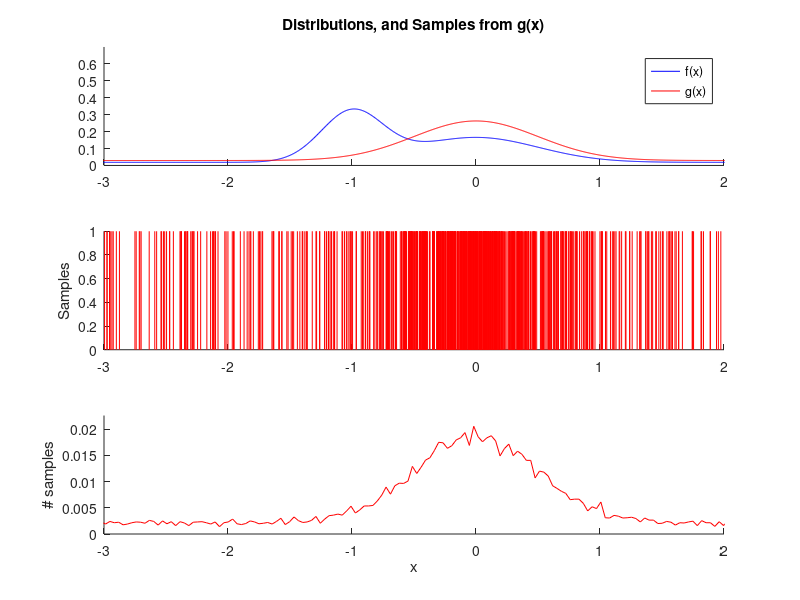
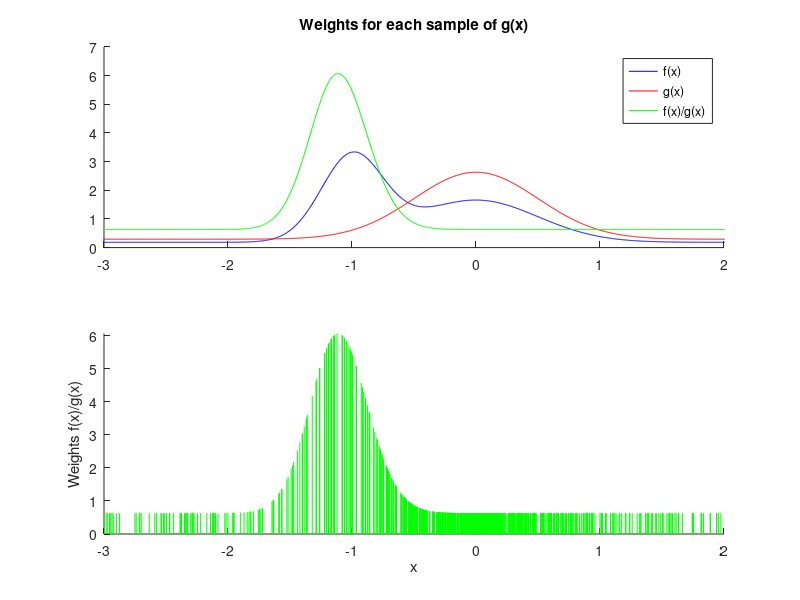
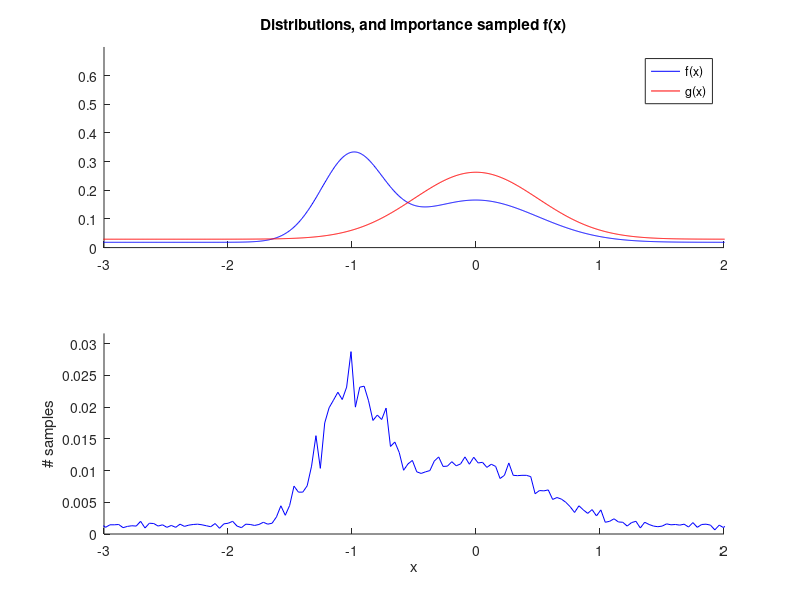

Recreate these plots in MATLAB, in order.
%% Importance Sampling graphic
clear;
clc;
%% Generate two interesting distributions

% First distribution
L=5;
mu = 0; % mean (mu)
S = 0.5;% covariance (Sigma)
x = [mu-L*sqrt(S):0.005:mu+L*sqrt(S)]; % x points
gx = normpdf(x,mu,S); % p(x)
gx = gx + 0.1; % Add uniform base probability
gx = gx/sum(gx); % Normalize
Gx = cumsum(gx);

% Second distribution
mu1 = -1;
S1 = .25;
fx1 = normpdf(x,mu1,S1);
mu2 = -0;
S2 = 0.5;
fx2 = normpdf(x,mu2,S2);
fx = fx1+fx2 + 0.1; % Form f(x)
fx = fx/sum(fx); % Normalize
Fx = cumsum(fx);

%% Importance Sampling

% Number of particles
M = 20000;

% Sampling g(x)
draw = rand(1,M);
for m=1:M
    indP(m) = find(Gx>=draw(m),1);
    xP(m) = x(indP(m));
end
xPind = hist(indP,M);


% Weighting f(x)/g(x)
for m=1:M
    pgx(m) = gx(find(x>=xP(m),1));
    pfx(m) = fx(find(x>=xP(m),1));
    wx(m) = pfx(m)/pgx(m);
end

%Resampling
WX = cumsum(wx);
WX = WX/max(WX);

draw = rand(1,M);
for m=1:M
    indPnew(m) = find(WX>=draw(m),1);
    xPnew(m) = xP(indPnew(m));
end
xPindnew = hist(indPnew,M);

%% Plotting

% Plot of both distributions, and initial sample of g(x)
figure(1);clf;
% f(x) and g(x)
subplot(3,1,1); hold on;
plot(x,fx/0.01,'b');
plot(x,gx/0.01,'r');
title('Distributions, and Samples from g(x)')
legend('f(x)', 'g(x)')
axis([-3 2 0 0.7])
% Actual samples plotted as bars, solidity represents density
subplot(3,1,2); hold on;
for m=1:25:M
    plot([xP(m);xP(m)],[0 1],'r')
end
ylabel('Samples');
axis([-3 2 0 1])
% Histogram of samples into 200 bins
subplot(3,1,3); hold on;
[xPH,xH] = hist(xP,200);
plot(xH,xPH./M,'r');
xlabel('x');
ylabel('# samples');
axis([-3 2 0 1.1*max(xPH./M)])

% Weights for each sample
figure(2);clf;
subplot(2,1,1); hold on;
plot(x,fx/0.001,'b');
plot(x,gx/0.001,'r');
plot(x,fx./gx,'g');
title('Weights for each sample of g(x)')
legend('f(x)', 'g(x)','f(x)/g(x)')
axis([-3 2 0 7])
subplot(2,1,2); hold on;
for m=1:25:M
    plot([xP(m);xP(m)],[0 wx(m)],'g')
end
xlabel('x')
ylabel('Weights f(x)/g(x)')
axis([-3 2 0 max(wx)])

figure(3);clf;
subplot(2,1,1); hold on;
plot(x,fx/0.01,'b');
plot(x,gx/0.01,'r');
title('Distributions, and importance sampled f(x)')
legend('f(x)', 'g(x)')
axis([-3 2 0 0.7])

subplot(2,1,2); hold on;
[xPnewH,xnewH] = hist(xPnew,200);
plot(xnewH,xPnewH./M,'b');
xlabel('x');
ylabel('# samples');
axis([-3 2 0 1.1*max(xPnewH./M)])
